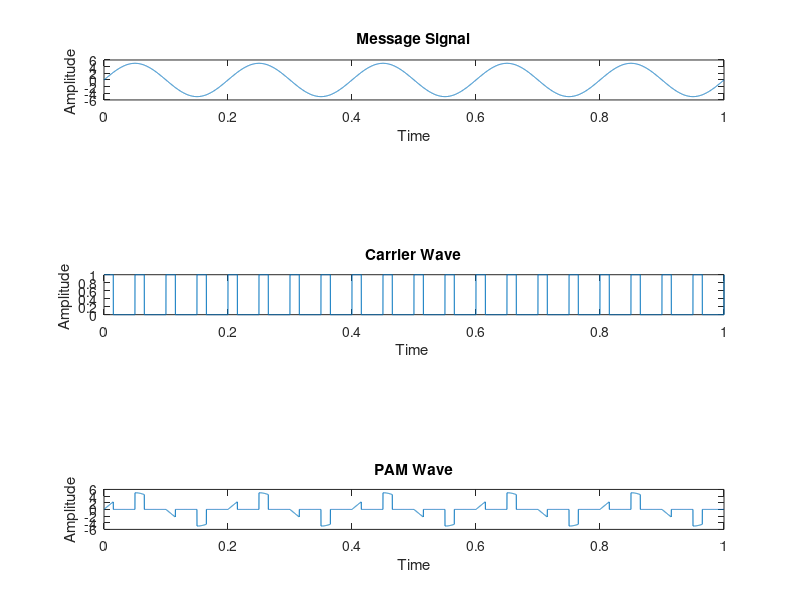

MATLAB code for this plot:
clc;
close all;
clear all;

t = 0:0.0001:1;

a = input('Enter the amplitude of message signal = ');
f = input('Enter the frequency of message signal = ');

m = a*sin(2*pi*f*t);
subplot(5, 1, 1);
plot(t, m);
title('Message Signal');
xlabel('Time');
ylabel('Amplitude ');

c = square(2*pi*20*t,30);
c(find(c<0)) = 0;
subplot(5, 1, 3);
plot(t, c);
title('Carrier Wave');
xlabel('Time ');
ylabel('Amplitude ');

y = c.*m;
subplot(5, 1, 5)
plot(t,y)
title('PAM Wave');
xlabel('Time');
ylabel('Amplitude');
